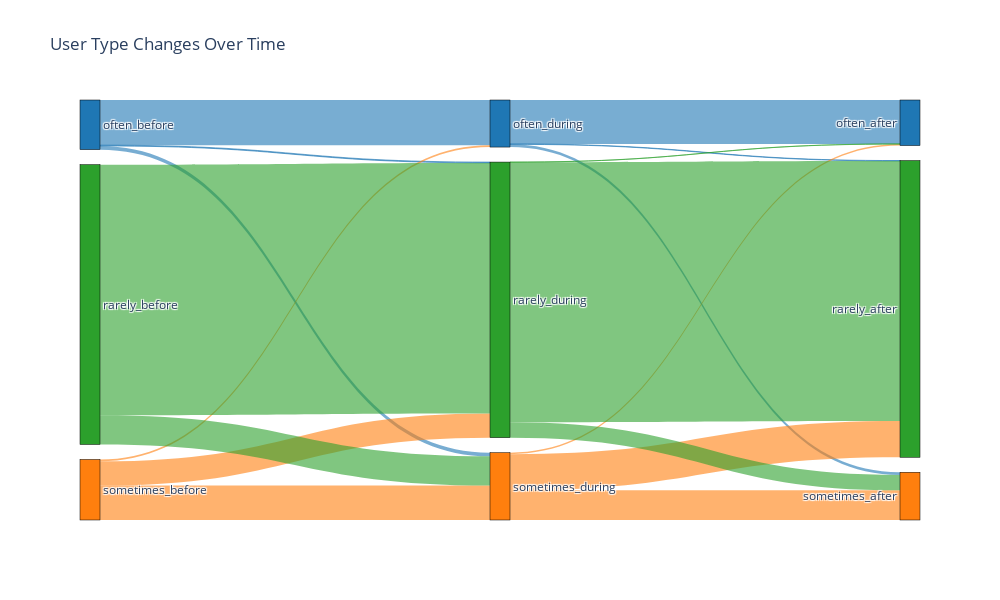

The cell this chart's notebook holds for it:
### Code cell
import plotly.graph_objects as go

def create_sankey_diagram(df_user_type_change):
    # Define labels in the desired order
    labels = [
        "often_before", "sometimes_before", "rarely_before",
        "often_during", "sometimes_during", "rarely_during",
        "often_after", "sometimes_after", "rarely_after"
    ]
    
    # Create color mappings for different fan levels
    color_mapping = {
        'often': '#1f77b4',     # Blue
        'sometimes': '#ff7f0e',  # Orange
        'rarely': '#2ca02c'     # Green
    }
    
    # Create node colors
    node_colors = [color_mapping[level.split("_")[0]] for level in labels]
    
    # Create source, target, and value lists for the flows
    source = []
    target = []
    value = []
    link_colors = []
    
    # Generate indices mapping
    label_to_index = {label: idx for idx, label in enumerate(labels)}
    
    # Create flows between time periods
    for fan_level_a in ["often", "sometimes", "rarely"]:
        for fan_level_b in ["often", "sometimes", "rarely"]:
            for tag_1, tag_2 in zip(df_user_type_change.columns, df_user_type_change.columns[1:]):
                flow_value = len(
                    df_user_type_change[
                        (df_user_type_change[tag_1] == fan_level_a) & 
                        (df_user_type_change[tag_2] == fan_level_b)
                    ]
                )
                
                source.append(label_to_index[f"{fan_level_a}_{tag_1}"])
                target.append(label_to_index[f"{fan_level_b}_{tag_2}"])
                value.append(flow_value)
                
                # Add color based on source node
                base_color = color_mapping[fan_level_a]
                # Convert hex to rgba with 0.6 opacity
                rgba_color = f"rgba{tuple(int(base_color.lstrip('#')[i:i+2], 16) for i in (0, 2, 4)) + (0.6,)}"
                link_colors.append(rgba_color)
    
    # Create the figure
    fig = go.Figure(data=[go.Sankey(
        node = dict(
            pad = 15,
            thickness = 20,
            line = dict(color = "black", width = 0.5),
            label = labels,
            color = node_colors
        ),
        link = dict(
            source = source,
            target = target,
            value = value,
            color = link_colors
        )
    )])
    
    # Update layout
    fig.update_layout(
        title_text="User Type Changes Over Time",
        font_size=12,
        width=1000,
        height=600,
    )
    
    return fig


create_sankey_diagram(df_user_type_change)

### Figure 1 — Plotly figure (JSON) as saved in the notebook; plotly's stock layout.template omitted (floating-point values rounded to 4 significant figures)
{"data": [{"link": {"color": ["rgba(31, 119, 180, 0.6)", "rgba(31, 119, 180, 0.6)", "rgba(31, 119, 180, 0.6)", "rgba(31, 119, 180, 0.6)", "rgba(31, 119, 180, 0.6)", "rgba(31, 119, 180, 0.6)", "rgba(255, 127, 14, 0.6)", "rgba(255, 127, 14, 0.6)", "rgba(255, 127, 14, 0.6)", "rgba(255, 127, 14, 0.6)", "rgba(255, 127, 14, 0.6)", "rgba(255, 127, 14, 0.6)", "rgba(44, 160, 44, 0.6)", "rgba(44, 160, 44, 0.6)", "rgba(44, 160, 44, 0.6)", "rgba(44, 160, 44, 0.6)", "rgba(44, 160, 44, 0.6)", "rgba(44, 160, 44, 0.6)"], "source": [0, 3, 0, 3, 0, 3, 1, 4, 1, 4, 1, 4, 2, 5, 2, 5, 2, 5], "target": [3, 6, 4, 7, 5, 8, 3, 6, 4, 7, 5, 8, 3, 6, 4, 7, 5, 8], "value": [332, 323, 27, 20, 6, 3, 14, 11, 253, 218, 178, 266, 0, 1, 215, 113, 1842, 1912]}, "node": {"color": ["#1f77b4", "#ff7f0e", "#2ca02c", "#1f77b4", "#ff7f0e", "#2ca02c", "#1f77b4", "#ff7f0e", "#2ca02c"], "label": ["often_before", "sometimes_before", "rarely_before", "often_during", "sometimes_during", "rarely_during", "often_after", "sometimes_after", "rarely_after"], "line": {"color": "black", "width": 0.5}, "pad": 15, "thickness": 20}, "type": "sankey"}], "layout": {"font": {"size": 12}, "height": 600, "title": {"text": "User Type Changes Over Time"}, "width": 1000}}
